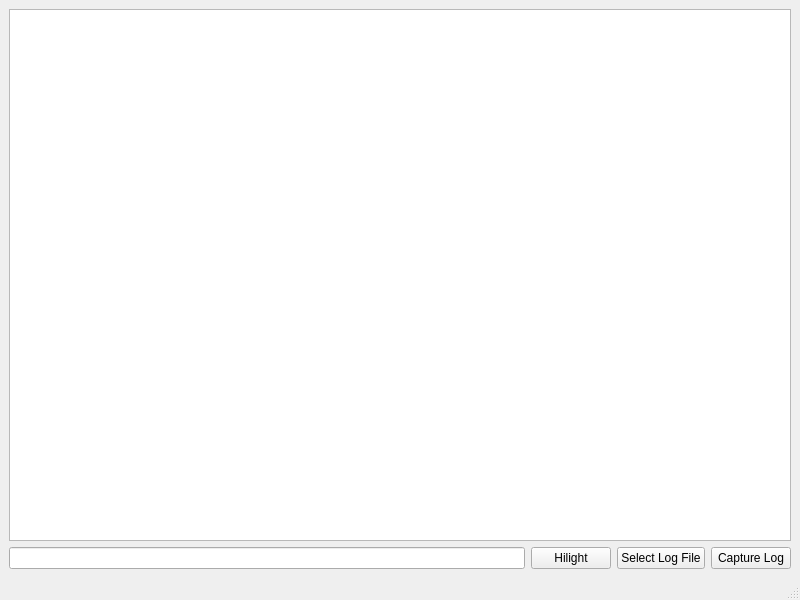
<?xml version="1.0" encoding="UTF-8"?>
<ui version="4.0">
 <class>LogViewer</class>
 <widget class="QMainWindow" name="LogViewer">
  <property name="geometry">
   <rect>
    <x>0</x>
    <y>0</y>
    <width>800</width>
    <height>600</height>
   </rect>
  </property>
  <property name="windowTitle">
   <string>Real-Time Log Viewer</string>
  </property>
  <widget class="QWidget" name="centralWidget">
   <layout class="QVBoxLayout" name="verticalLayout">
    <item>
     <widget class="QTextEdit" name="logDisplay"/>
    </item>
    <item>
     <layout class="QHBoxLayout" name="horizontalLayout">
      <item>
       <widget class="QLineEdit" name="regexInput"/>
      </item>
      <item>
       <widget class="QPushButton" name="applyRegexButton">
        <property name="text">
         <string>Hilight</string>
        </property>
       </widget>
      </item>
      <!-- Add the missing fileSelectButton -->
      <item>
       <widget class="QPushButton" name="fileSelectButton">
        <property name="text">
         <string>Select Log File</string>
        </property>
       </widget>
      </item>
      <!-- Add the missing captureButton -->
      <item>
       <widget class="QPushButton" name="captureButton">
        <property name="text">
         <string>Capture Log</string>
        </property>
       </widget>
      </item>
     </layout>
    </item>
   </layout>
  </widget>
  <widget class="QMenuBar" name="menuBar"/>
  <widget class="QStatusBar" name="statusBar"/>
 </widget>
 <resources/>
 <connections/>
</ui>
